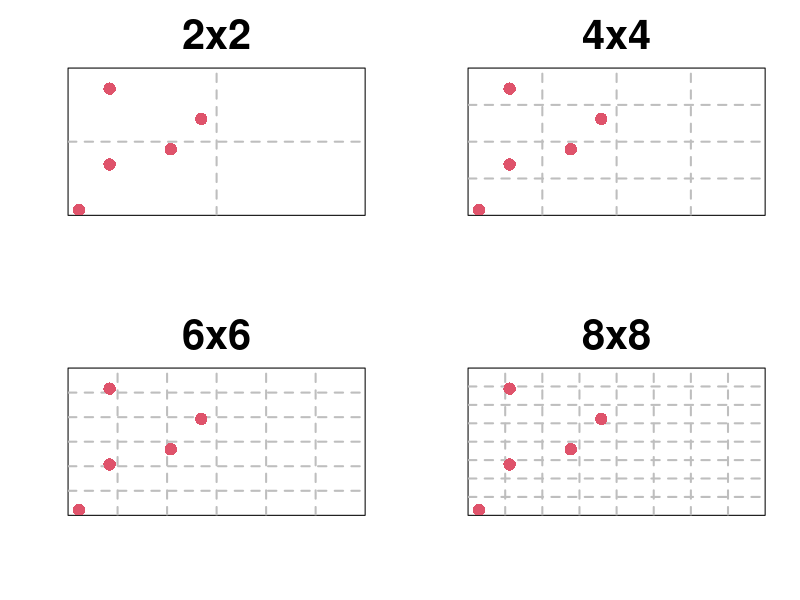
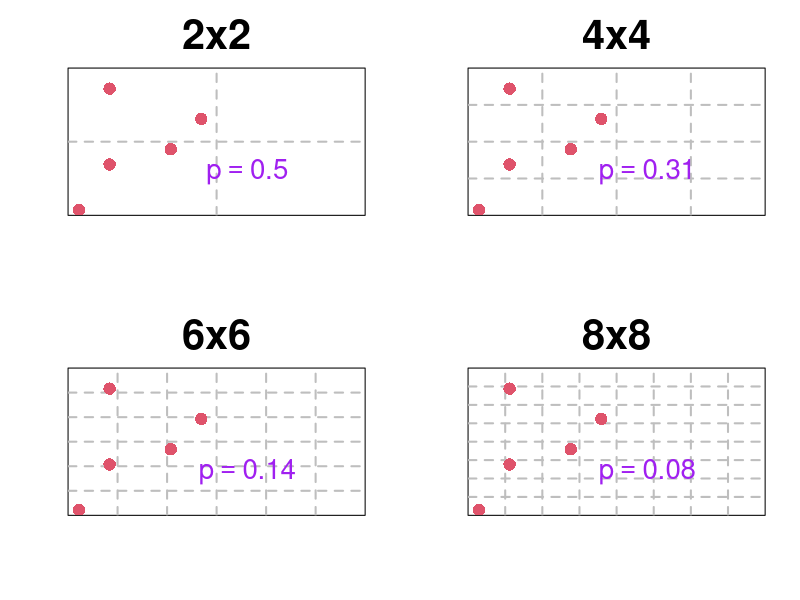
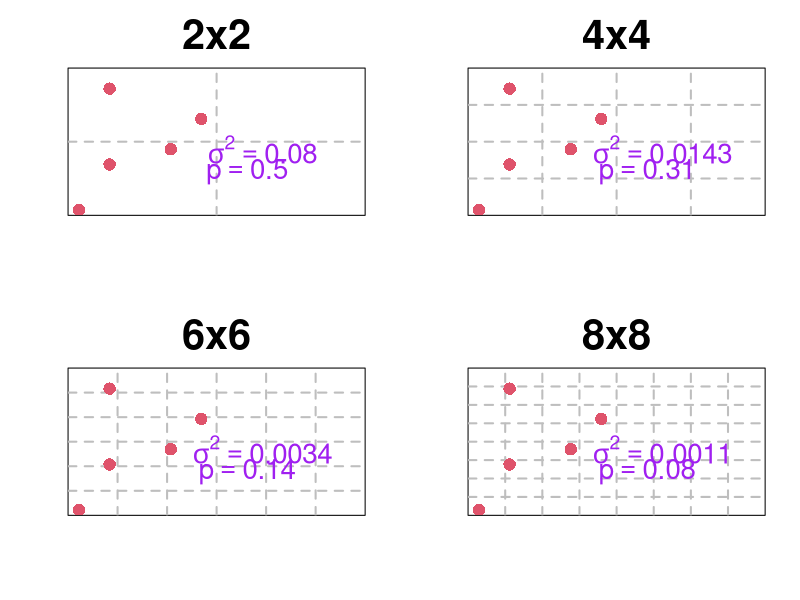
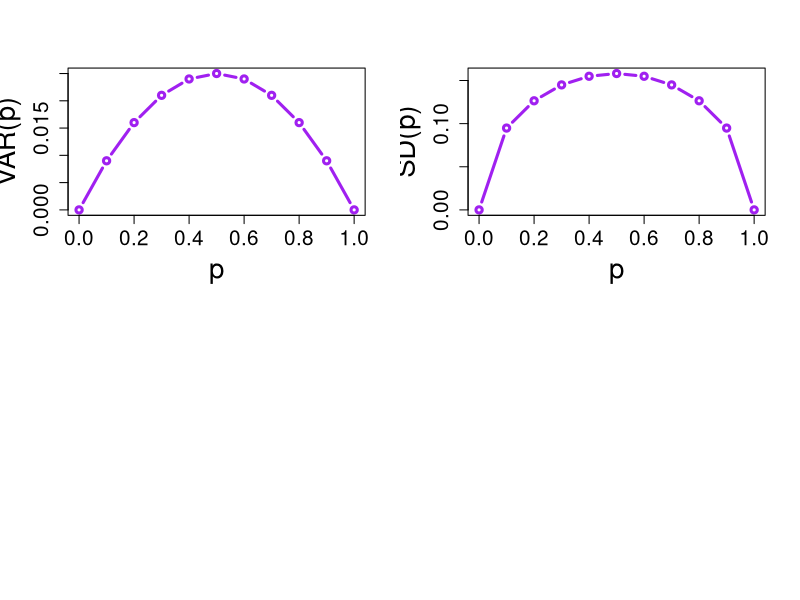

Recreate these plots in R, in order.
## ---- chunk 1
#knitr::purl(input="../FW552/Proportions.qmd",output="../FW552/Proportions.r")
## ---- chunk 2
library(graphics)
x <- seq(1,10,by=1)
y <-  seq(1,10,by=1)

par(mfrow=c(2,2),cex.axis=1.5,cex.lab=2,cex.main=3)
plot(x,y, pch = 19, col = 0,main="2x2",xaxt="n",yaxt="n",xlab="",ylab="")
grid(nx = 2, ny = 2,
     lty = 2,      
     col = "gray", 
     lwd = 2)
points(x=c(1,4,5,2,2),y=c(1,5,7,4,9),pch=16,col=2,cex=2)
plot(x,y, pch = 19, col = 0,main="4x4",xaxt="n",yaxt="n",xlab="",ylab="")
grid(nx = 4, ny = 4,
     lty = 2,      
     col = "gray", 
     lwd = 2)
points(x=c(1,4,5,2,2),y=c(1,5,7,4,9),pch=16,col=2,cex=2)

plot(x,y, pch = 19, col = 0,main="6x6",xaxt="n",yaxt="n",xlab="",ylab="")
grid(nx = 6, ny = 6,
     lty = 2,      
     col = "gray", 
     lwd = 2)
points(x=c(1,4,5,2,2),y=c(1,5,7,4,9),pch=16,col=2,cex=2)

plot(x,y, pch = 19, col = 0,main="8x8",xaxt="n",yaxt="n",xlab="",ylab="")
grid(nx = 8, ny = 8,
     lty = 2,      
     col = "gray", 
     lwd = 2)
points(x=c(1,4,5,2,2),y=c(1,5,7,4,9),pch=16,col=2,cex=2)
## ---- chunk 3
x <- seq(1,10,by=1)
y <-  seq(1,10,by=1)

par(mfrow=c(2,2),cex.axis=1.5,cex.lab=2,cex.main=3)
plot(x,y, pch = 19, col = 0,main="2x2",xaxt="n",yaxt="n",xlab="",ylab="")
grid(nx = 2, ny = 2,
     lty = 2,      
     col = "gray", 
     lwd = 2)
points(x=c(1,4,5,2,2),y=c(1,5,7,4,9),pch=16,col=2,cex=2)
#text(7,5,bquote(sigma^2==.(round(0.5*(1-0.5)/(4-1),digits=2))),col="purple",cex=2)
text(6.5,3.5,bquote(p==.(0.5,digits=2)),col="purple",cex=2)

plot(x,y, pch = 19, col = 0,main="4x4",xaxt="n",yaxt="n",xlab="",ylab="")
grid(nx = 4, ny = 4,
     lty = 2,      
     col = "gray", 
     lwd = 2)
points(x=c(1,4,5,2,2),y=c(1,5,7,4,9),pch=16,col=2,cex=2)
#text(7,5,bquote(sigma^2==.(round(0.3125*(1-0.3125)/(16-1),digits=4))),col="purple",cex=2)
text(6.5,3.5,bquote(p==.(round(5/16,digits=2))),col="purple",cex=2)

plot(x,y, pch = 19, col = 0,main="6x6",xaxt="n",yaxt="n",xlab="",ylab="")
grid(nx = 6, ny = 6,
     lty = 2,      
     col = "gray", 
     lwd = 2)
points(x=c(1,4,5,2,2),y=c(1,5,7,4,9),pch=16,col=2,cex=2)
#text(7,5,bquote(sigma^2==.(round(0.1388*(1-0.1388)/(36-1),digits=4))),col="purple",cex=2)
text(6.5,3.5,bquote(p==.(round(5/36,digits=2))),col="purple",cex=2)


plot(x,y, pch = 19, col = 0,main="8x8",xaxt="n",yaxt="n",xlab="",ylab="")
grid(nx = 8, ny = 8,
     lty = 2,      
     col = "gray", 
     lwd = 2)
points(x=c(1,4,5,2,2),y=c(1,5,7,4,9),pch=16,col=2,cex=2)
#text(7,5,bquote(sigma^2==.(round(0.078125*(1-0.078125)/(64-1),digits=4))),col="purple",cex=2)
text(6.5,3.5,bquote(p==.(round(5/64,digits=2))),col="purple",cex=2)
## ---- chunk 4
x <- seq(1,10,by=1)
y <-  seq(1,10,by=1)

par(mfrow=c(2,2),cex.axis=1.5,cex.lab=2,cex.main=3)
plot(x,y, pch = 19, col = 0,main="2x2",xaxt="n",yaxt="n",xlab="",ylab="")
grid(nx = 2, ny = 2,
     lty = 2,      
     col = "gray", 
     lwd = 2)
points(x=c(1,4,5,2,2),y=c(1,5,7,4,9),pch=16,col=2,cex=2)
text(7,5,bquote(sigma^2==.(round(0.5*(1-0.5)/(4-1),digits=2))),col="purple",cex=2)
text(6.5,3.5,bquote(p==.(0.5,digits=2)),col="purple",cex=2)

plot(x,y, pch = 19, col = 0,main="4x4",xaxt="n",yaxt="n",xlab="",ylab="")
grid(nx = 4, ny = 4,
     lty = 2,      
     col = "gray", 
     lwd = 2)
points(x=c(1,4,5,2,2),y=c(1,5,7,4,9),pch=16,col=2,cex=2)
text(7,5,bquote(sigma^2==.(round(0.3125*(1-0.3125)/(16-1),digits=4))),col="purple",cex=2)
text(6.5,3.5,bquote(p==.(round(5/16,digits=2))),col="purple",cex=2)

plot(x,y, pch = 19, col = 0,main="6x6",xaxt="n",yaxt="n",xlab="",ylab="")
grid(nx = 6, ny = 6,
     lty = 2,      
     col = "gray", 
     lwd = 2)
points(x=c(1,4,5,2,2),y=c(1,5,7,4,9),pch=16,col=2,cex=2)
text(7,5,bquote(sigma^2==.(round(0.1388*(1-0.1388)/(36-1),digits=4))),col="purple",cex=2)
text(6.5,3.5,bquote(p==.(round(5/36,digits=2))),col="purple",cex=2)


plot(x,y, pch = 19, col = 0,main="8x8",xaxt="n",yaxt="n",xlab="",ylab="")
grid(nx = 8, ny = 8,
     lty = 2,      
     col = "gray", 
     lwd = 2)
text(7,5,bquote(sigma^2==.(round(0.078125*(1-0.078125)/(64-1),digits=4))),col="purple",cex=2)
points(x=c(1,4,5,2,2),y=c(1,5,7,4,9),pch=16,col=2,cex=2)
text(6.5,3.5,bquote(p==.(round(5/64,digits=2))),col="purple",cex=2)
## ---- chunk 5
n=10
N=100
p=seq(0,1,by=0.1)
var.p = ((p*(1-p)))/n
plot(p,var.p,type="b",col="purple",lwd=3,ylab="VAR(p)") 
 
## ---- chunk 6
n=10
N=100
p=seq(0,1,by=0.1)
var.p = ((p*(1-p)))/n
plot(p,sqrt(var.p),type="b",col="purple",lwd=3,ylab="SD(p)") 
 
